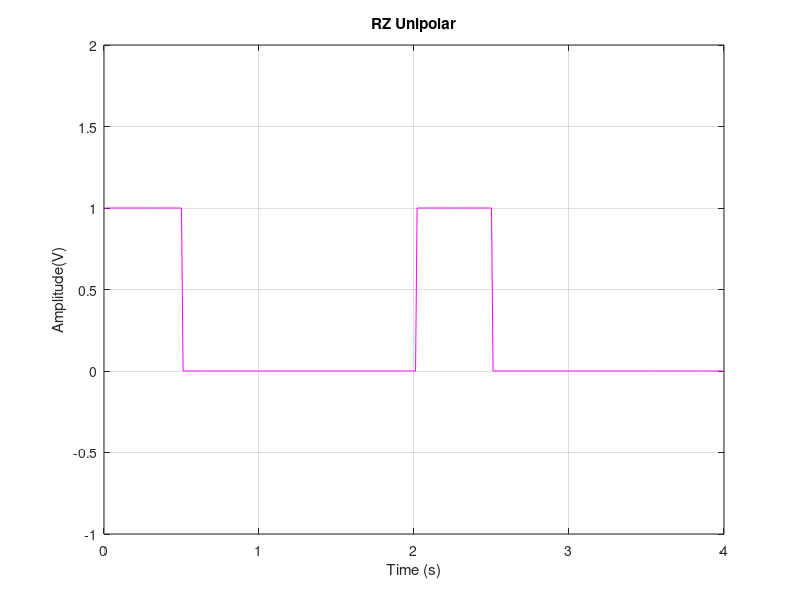

This chart was generated by the following MATLAB code:
% refresh all first
clc;
clear all;
close all;
% r-z unipolar
% binary input sequence
n = [1 0 1 0];
% pulse shaping
a = 0;
b = 0.5;
i = 1;
t = 0:0.01:length(n);
for j = 1:length(t)
    if n(i) == 1
        if t(j) >= a && t(j) <= b
            y(j) = n(i);
        else if t(j) > b && t(j) <= i
            y(j) = 0; 
        else
            a = a + 1;
            b =  b + 1;
            i = i + 1;
            end
        end
    end
    if n(i) == 0 
        if t(j) >= a && t(j) <= b
            y(j) = 0;
        else if t(j) > b && t(j) <= i
            y(j) = n(i);
        else
            a = a + 1;
            b =  b + 1;
            i = i + 1;
            end
        end
    end
end
% plotting
plot(t, y, 'm'); grid on;
xlabel('Time (s)');
ylabel('Amplitude(V)');
title('RZ Unipolar');
axis([0, 4, -1, 2]);